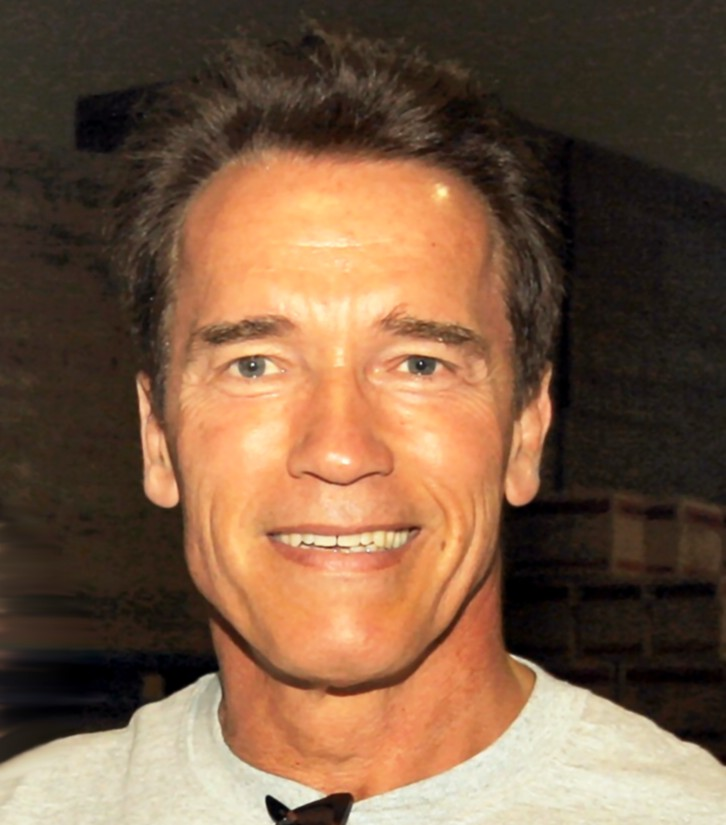
//> input picture Images/img.jpg, 726 x 825 px
$ ./basicFunction   (built with g++ and OpenCV 4)
//> lines starting //> are read from the running program, lines starting //| are printed output that depends on the picture; after the words box and inside, x2 and y2 are one past the last pixel; in counts of white or black regions, pixels touching at a corner belong together
#include <opencv2/opencv.hpp>
#include <opencv2/highgui.hpp>
#include <opencv2/imgproc.hpp>
#include <iostream>

using namespace cv;
using namespace std;

int main(){
    string path = "Images/img.jpg";
    Mat image = imread(path);
//> image is the input picture: 825 rows x 726 cols, CV_8UC3; mean B, G, R 66.6, 90, 119.9
    resize(image, image,Size(640,480));
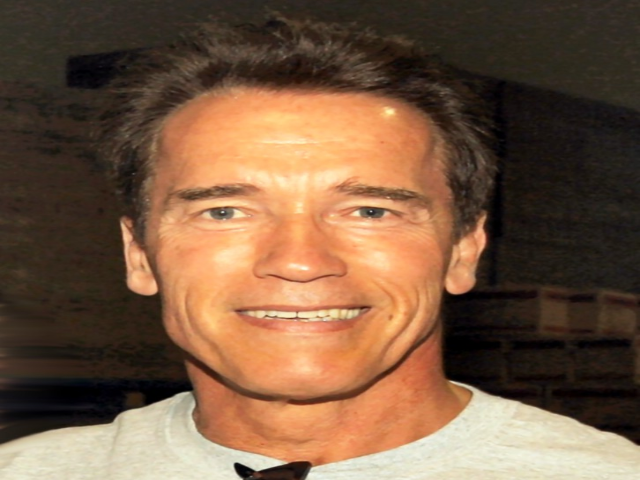
//> image: 480 rows x 640 cols, CV_8UC3; mean B, G, R 66.5, 89.9, 119.8
    Mat grayImage, blurImage, cannyImage, dilatedImage, erodeImage;

    cvtColor(image, grayImage, COLOR_BGR2GRAY);
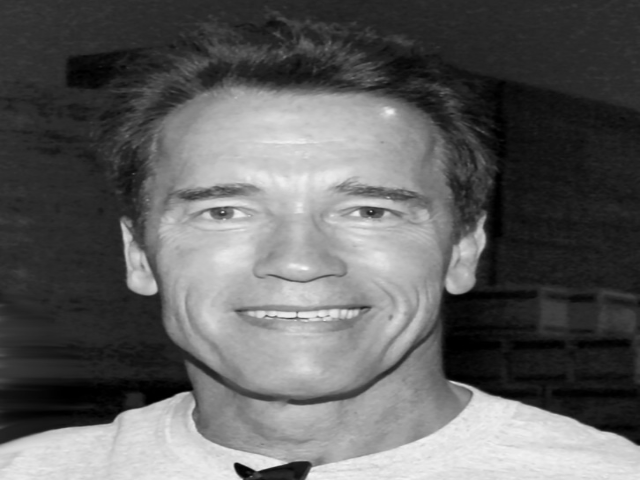
//> grayImage: 480 rows x 640 cols, CV_8UC1; min 0, max 250, mean 96.2
    GaussianBlur(grayImage, blurImage,Size(7,7), 0.1);
    Canny(blurImage, cannyImage, 25,75);
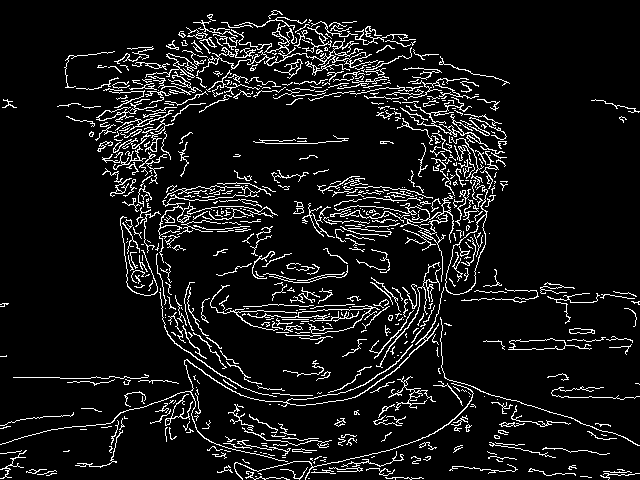
//> cannyImage: 480 rows x 640 cols, CV_8UC1; 8.6% white in thin lines or dots

    Mat kernel = getStructuringElement(MORPH_RECT, Size(3,3));
    dilate(cannyImage, dilatedImage, kernel);
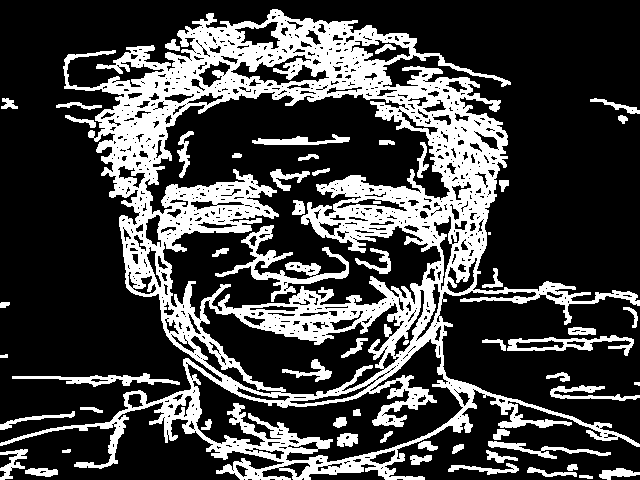
//> dilatedImage: 480 rows x 640 cols, CV_8UC1; 26.8% white; 58 white regions (1 under 20 px), largest, box (x1, y1, x2, y2) and area: (0, 9, 640, 480) 69904, (215, 225, 349, 302) 2073, (507, 335, 634, 356) 959
    erode(dilatedImage, erodeImage, kernel);
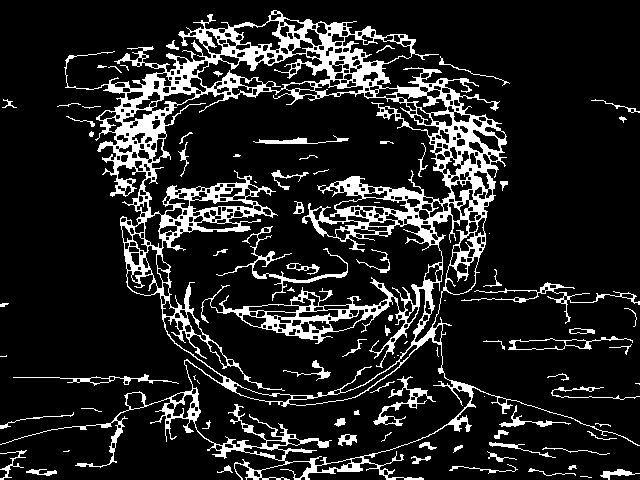
//> erodeImage: 480 rows x 640 cols, CV_8UC1; 13.7% white; 88 white regions (21 under 20 px), largest, box (x1, y1, x2, y2) and area: (0, 10, 640, 480) 34957, (216, 226, 348, 301) 787, (461, 282, 640, 324) 625

    imshow("Original Image", image);
    imshow("Gray Image", grayImage);
    imshow("Gaussian Blurred Image", blurImage);
    imshow("Canny Edge detected Image", cannyImage);
    imshow("Dilated Image", dilatedImage);
    imshow("Eroded Image", erodeImage);

    waitKey(0);
}

$ run again, with Images/Messi.jpg copied over Images/img.jpg
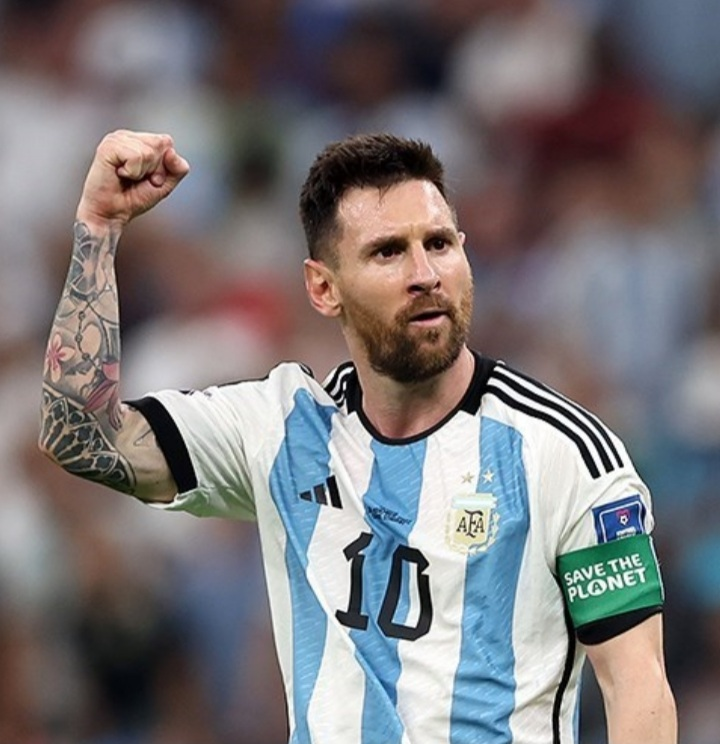
//> input picture Images/Messi.jpg, 720 x 744 px
//> image is the input picture: 744 rows x 720 cols, CV_8UC3; mean B, G, R 118.7, 116.4, 120.5
//> image: 480 rows x 640 cols, CV_8UC3
//> `Canny(blurImage, cannyImage, 25,75);`:
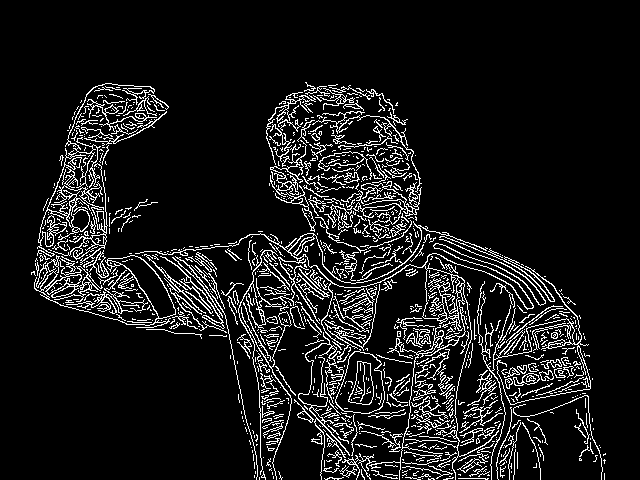
//> cannyImage: 480 rows x 640 cols, CV_8UC1; 9.8% white in thin lines or dots, all inside (x1, y1, x2, y2) = (31, 82, 606, 480)
//> dilatedImage: 480 rows x 640 cols, CV_8UC1; 29.4% white; 1 white region, box (x1, y1, x2, y2) and area: (30, 81, 607, 480) 90265
//> `erode(dilatedImage, erodeImage, kernel);`:
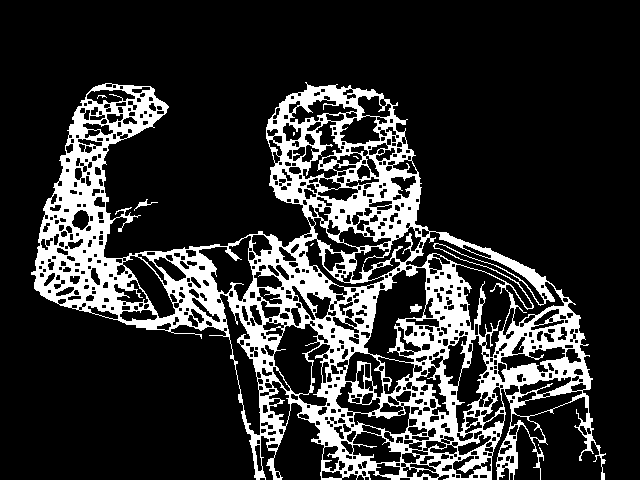
//> erodeImage: 480 rows x 640 cols, CV_8UC1; 19.1% white; 8 white regions (5 under 20 px), largest, box (x1, y1, x2, y2) and area: (31, 82, 606, 480) 58439, (410, 304, 422, 313) 68, (134, 199, 158, 211) 60

$ run again, with Images/dog.jpg copied over Images/img.jpg
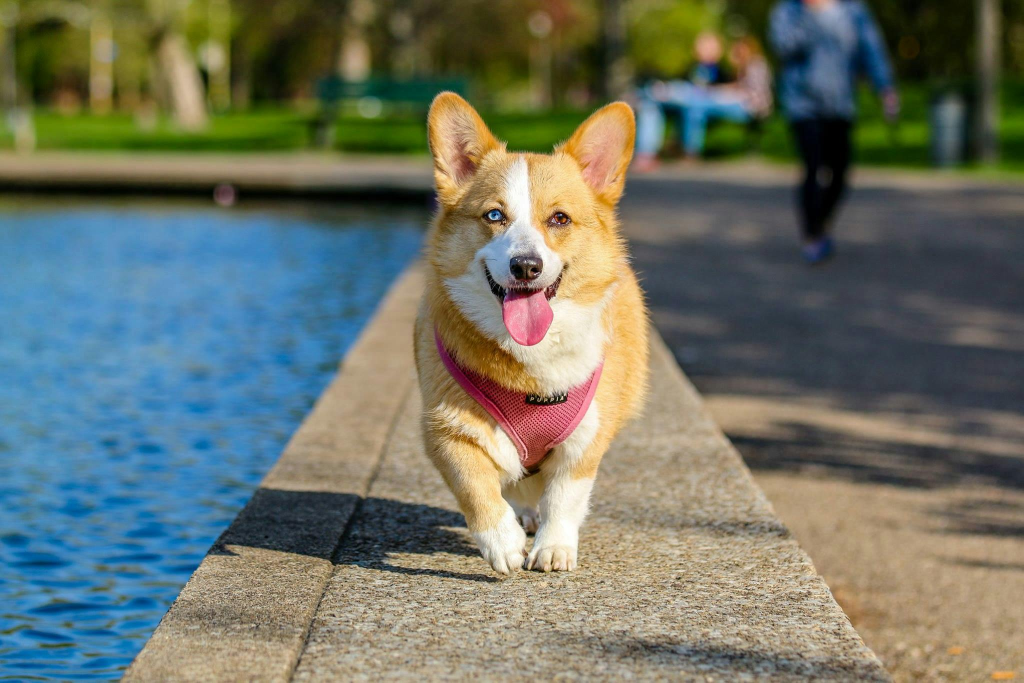
//> input picture Images/dog.jpg, 2048 x 1365 px (shown at 1/2 size)
//> image is the input picture: 1365 rows x 2048 cols, CV_8UC3; mean B, G, R 102.3, 115, 109.1
//> image: 480 rows x 640 cols, CV_8UC3
//> `Canny(blurImage, cannyImage, 25,75);`:
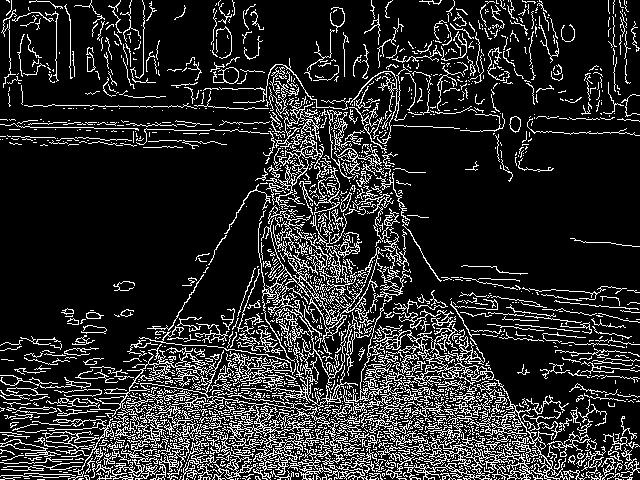
//> cannyImage: 480 rows x 640 cols, CV_8UC1; 16.3% white in thin lines or dots
//> dilatedImage: 480 rows x 640 cols, CV_8UC1; 47.6% white; 37 white regions (4 under 20 px), largest, box (x1, y1, x2, y2) and area: (0, 0, 640, 480) 131869, (73, 0, 167, 99) 2990, (514, 64, 640, 173) 2423
//> `erode(dilatedImage, erodeImage, kernel);`:
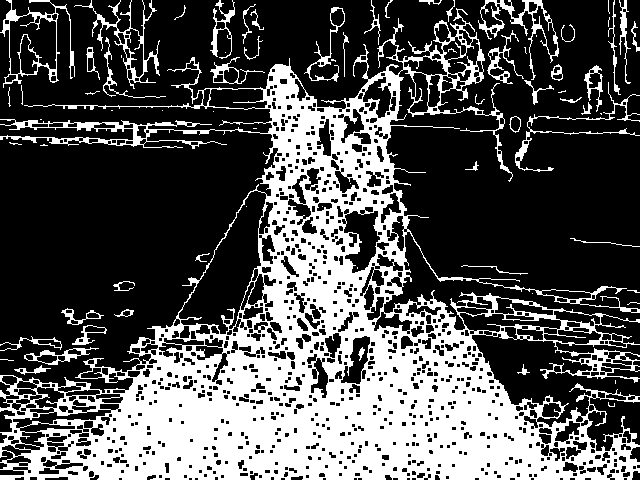
//> erodeImage: 480 rows x 640 cols, CV_8UC1; 32.6% white; 75 white regions (29 under 20 px), largest, box (x1, y1, x2, y2) and area: (0, 8, 640, 480) 91055, (0, 0, 75, 88) 1069, (478, 0, 559, 80) 1028
